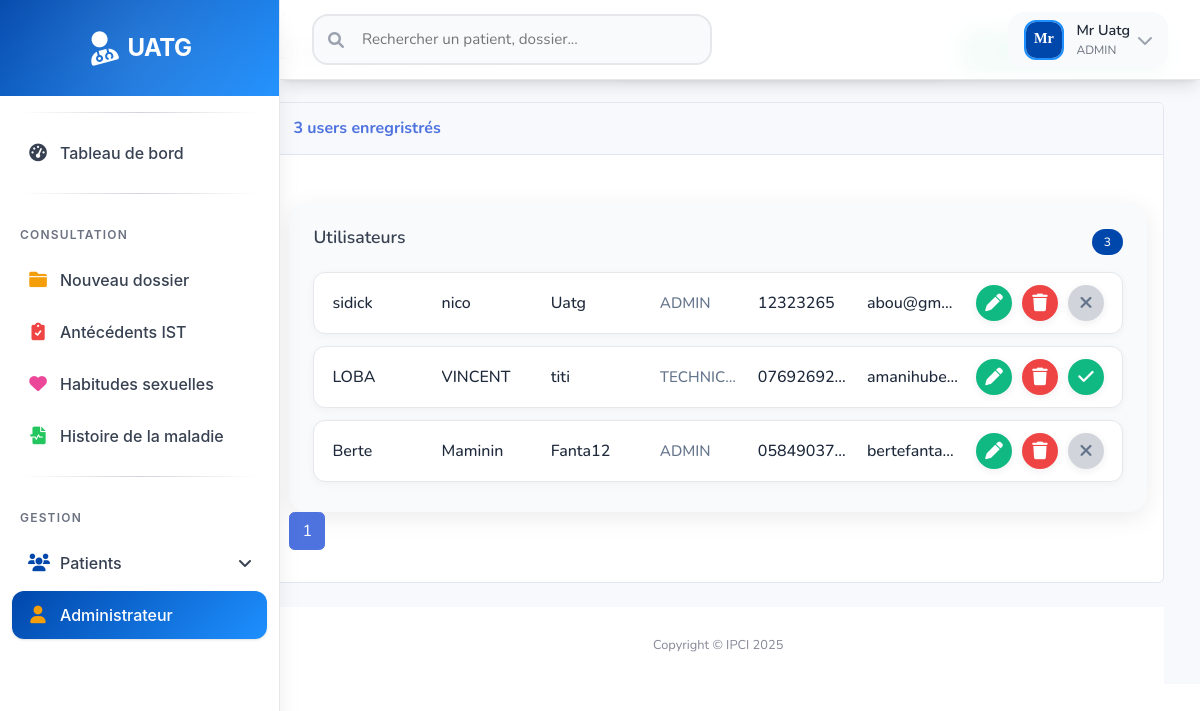
Screenshot of /page/admin.php (signed in) with the database file from the repository.
### tables this page shows
CREATE TABLE IF NOT EXISTS `user` (
  `Id_user` int NOT NULL AUTO_INCREMENT,
  `Nom_user` varchar(30) DEFAULT NULL,
  `Prenom_user` varchar(50) DEFAULT NULL,
  `Email_user` varchar(30) DEFAULT NULL,
  `Mdp_user` varchar(15) DEFAULT NULL,
  `Type_user` varchar(15) DEFAULT NULL,
  `Etat_user` int DEFAULT NULL,
  `Contact_user` varchar(15) DEFAULT NULL,
  `Login_user` varchar(15) NOT NULL,
  PRIMARY KEY (`Id_user`),
  UNIQUE KEY `Email_user` (`Email_user`)
);

### page/admin.php (the view, shortened to what this page needs)
<?php
require_once("connexion.php");
$login = isset($_GET['login']) ? $_GET['login'] : "";
$size = isset($_GET['size']) ? $_GET['size'] : 3;
$page = isset($_GET['page']) ? $_GET['page'] : 1;
$reqadmin = "SELECT * FROM user where Login_user like '%$login%'";
$reqcount = "SELECT COUNT(*) countU FROM user";
$resultatadmin = $pdo->query($reqadmin);
$resultatcount = $pdo->query($reqcount);
$tabcount = $resultatcount->fetch();
$nbradmin = $tabcount['countU'];
$reste = $nbradmin % $size;
if ($reste === 0) {
    $nbrPage = $nbradmin / $size;
} else {
    $nbrPage = floor($nbradmin / $size) + 1;
}
?>
<!DOCTYPE html>
<html lang="en">
<head>
    <link href="../vendor/fontawesome-free/css/all.min.css" rel="stylesheet" type="text/css">
    <link href="../css/sb-admin-2.min.css" rel="stylesheet">
</head>
<body id="page-top">
    <div id="wrapper">
      <?php
           require_once("menu_gauche.php");
       ?>
<div class="main-content">
    <h2>Liste des utilisateurs</h2>
</div>
        <div id="content-wrapper" class="d-flex flex-column">
            <div id="content">
               <?php
                require_once("menu_haut.php")
               ?>
                <div class="container-fluid">
                    <div class="row">
                    <div class="container-fluid" id="container-wrapper">
          <div class="d-sm-flex align-items-center justify-content-between mb-4 flex-wrap" style="gap: 12px;">
            <h1 class="h3 mb-0 text-gray-800">Liste des utilisateurs</h1>
            <div style="display: flex; gap: 12px; align-items: center; flex-wrap: wrap;">
                <a href="newutilisateur.php" class="add-user-btn"><i class="fas fa-user-plus"></i> Ajouter utilisateur</a>
            </div>
          </div>
          <div class="row">
            <div class="col-lg-12">
              <div class="card mb-4">
                <div class="card-header py-3 d-flex flex-row align-items-center justify-content-between">
                  <h6 class="m-0 font-weight-bold text-primary"><?php echo $nbradmin?> users enregristrés</h6>
                </div>
                <div class="table-responsive p-3">
                  <div class="users-list-container" id="usersListContainer">
                    <div class="users-header">
                        <h3 class="users-title">Utilisateurs</h3>
                        <span class="users-count" id="usersCount"><?php echo $nbradmin; ?></span>
                    </div>
                    <?php while($user=$resultatadmin->fetch()){ ?>
                        <div class="user-row <?php echo $user["Etat_user"]==1?'text-primary ':'text-gray-500' ?>">
                            <div class="user-col"><?php echo htmlspecialchars($user["Nom_user"]); ?></div>
                            <div class="user-col"><?php echo htmlspecialchars($user["Prenom_user"]); ?></div>
                            <div class="user-col"><?php echo htmlspecialchars($user["Login_user"]); ?></div>
                            <div class="user-col small"><?php echo htmlspecialchars($user["Type_user"]); ?></div>
                            <div class="user-col"><?php echo htmlspecialchars($user["Contact_user"]); ?></div>
                            <div class="user-col"><?php echo htmlspecialchars($user["Email_user"]); ?></div>
                            <div class="user-actions">
                                <a href="#" class="patient-action-btn modifier edit-user-link" title="Modifier"
                                   data-url="modifieruser.php?idU=<?php echo $user['Id_user']; ?>"
                                   data-nom="<?php echo htmlspecialchars($user['Nom_user']); ?>"
                                   data-prenom="<?php echo htmlspecialchars($user['Prenom_user']); ?>"
                                   data-login="<?php echo htmlspecialchars($user['Login_user']); ?>"
                                   data-email="<?php echo htmlspecialchars($user['Email_user']); ?>"
                                   data-role="<?php echo htmlspecialchars($user['Type_user']); ?>"
                                   data-contact="<?php echo htmlspecialchars($user['Contact_user']); ?>">
                                   <i class="fas fa-pen"></i>
                                </a>
                                <a href="#" class="patient-action-btn supprimer delete-user-link" title="Supprimer"
                                   data-url="supprimeruser.php?idU=<?php echo $user['Id_user']; ?>"
                                   data-nom="<?php echo htmlspecialchars($user['Nom_user']); ?>"
                                   data-prenom="<?php echo htmlspecialchars($user['Prenom_user']); ?>"
                                   data-login="<?php echo htmlspecialchars($user['Login_user']); ?>"
                                   data-email="<?php echo htmlspecialchars($user['Email_user']); ?>"
                                   data-role="<?php echo htmlspecialchars($user['Type_user']); ?>"
                                   data-contact="<?php echo htmlspecialchars($user['Contact_user']); ?>">
                                   <i class="fas fa-trash"></i>
                                </a>
                                <a href="Activeruser.php?idU=<?php echo $user["Id_user"] ?>&etat=<?php echo $user["Etat_user"] ?>" class="user-action-btn <?php echo $user["Etat_user"]==1 ? 'desactiver' : 'activer'; ?>" title="<?php echo $user["Etat_user"]==1 ? 'Désactiver' : 'Activer'; ?>">
                                    <?php
                                        if($user["Etat_user"]==1)
                                            echo'<i class="fa fa-times" aria-hidden="true"></i>';
                                        else
                                            echo'<i class="fa fa-check" aria-hidden="true"></i>';
                                    ?>
                                </a>
                            </div>
                        </div>
                    <?php } ?>
                  </div>
                  <nav aria-label="Page navigation example">
                        <ul class="pagination">
                        <?php  for( $i=1;$i<=$nbrPage;$i++ ){?>
                          <li class="page-item <?php if($i==$page)echo"page-item active"?>">
                            <a class="page-link" href="user.php?page=<?php echo $i; ?>&login=<?php echo $login; ?> ">
                              <?php  echo $i;?>
                            </a>
                          <?php } ?>
                      </li>
                        </ul>
                 </nav>
                </div>
              </div>
            </div>
            </div>
            <footer class="sticky-footer bg-white">
                <div class="container my-auto">
                    <div class="copyright text-center my-auto">
                        <span>Copyright &copy; IPCI  2025</span>
                    </div>
                </div>
            </footer>
        </div>
    </div>
</body>
</html>

### page/admin.php (style rules this page uses)
.users-list-container { width: 100%; max-width: 1100px; margin: 32px auto 0 auto; background: var(--gray-50, #f9fafb); border-radius: 18px; box-shadow: 0 6px 24px rgba(0,0,0,0.08); padding: 24px 0 18px 0; }
.users-header { width: 100%; display: flex; align-items: center; justify-content: space-between; margin-bottom: 16px; padding: 0 24px; }
.users-title { font-size: 1.1rem; font-weight: 600; color: var(--gray-700, #374151); }
.users-count { background: var(--primary, #0047ab); color: white; padding: 4px 12px; border-radius: 20px; font-size: 12px; font-weight: 500; }
.user-row { display: flex; align-items: center; background: white; border: 1.5px solid var(--gray-200, #e5e7eb); border-radius: 12px; margin: 0 24px 12px 24px; padding: 12px 18px; transition: box-shadow 0.2s, border 0.2s, background 0.2s; box-shadow: 0 2px 8px rgba(0,0,0,0.04); gap: 18px; }
.user-col { flex: 1 1 0; min-width: 0; font-size: 1rem; color: #1e293b; font-weight: 500; white-space: nowrap; overflow: hidden; text-overflow: ellipsis; }
.user-col.small { flex: 0 0 80px; font-size: 0.95em; color: #64748b; }
.user-actions { display: flex; gap: 10px; flex: 0 0 auto; }
.patient-action-btn, .user-action-btn { border: none; border-radius: 50%; width: 36px; height: 36px; font-size: 1.1em; cursor: pointer; box-shadow: 0 2px 8px rgba(0,0,0,0.07); transition: background 0.2s, color 0.2s; display: flex; align-items: center; justify-content: center; }
.patient-action-btn.modifier, .user-action-btn.modifier { background: #10b981; color: #fff; }
.patient-action-btn.supprimer, .user-action-btn.supprimer { background: #ef4444; color: #fff; }
.user-action-btn.activer { background: #10b981; color: #fff; }
.user-action-btn.desactiver { background: #d1d5db; color: #64748b; }
.add-user-btn { background: linear-gradient(135deg, #10b981 0%, #059669 100%); color: white; border: none; border-radius: 12px; padding: 8px 18px; font-size: 1em; font-weight: 600; cursor: pointer; box-shadow: 0 2px 8px rgba(16,185,129,0.13); transition: background 0.2s, box-shadow 0.2s, transform 0.2s; letter-spacing: 0.3px; display: flex; align-items: center; gap: 8px; text-decoration: none; }

### page/menu_gauche.php (style rules this page uses)
:root { --primary: #0047ab; --primary-light: #1e90ff; --primary-dark: #003380; --secondary: #f8fafc; --accent: #10b981; --danger: #ef4444; --warning: #f59e0b; --success: #22c55e; --gray-50: #f9fafb; --gray-100: #f3f4f6; --gray-200: #e5e7eb; --gray-300: #d1d5db; --gray-400: #9ca3af; --gray-500: #6b7280; --gray-600: #4b5563; --gray-700: #374151; --gray-800: #1f2937; --gray-900: #111827; --shadow-sm: 0 1px 2px 0 rgb(0 0 0 / 0.05); --shadow: 0 1px 3px 0 rgb(0 0 0 / 0.1), 0 1px 2px -1px rgb(0 0 0 / 0.1); --shadow-md: 0 4px 6px -1px rgb(0 0 0 / 0.1), 0 2px 4px -2px rgb(0 0 0 / 0.1); --shadow-lg: 0 10px 15px -3px rgb(0 0 0 / 0.1), 0 4px 6px -4px rgb(0 0 0 / 0.1); --shadow-xl: 0 20px 25px -5px rgb(0 0 0 / 0.1), 0 8px 10px -6px rgb(0 0 0 / 0.1); }
* { margin: 0; padding: 0; box-sizing: border-box; }

### rows the page displays
user: Nom_user "sidick", Prenom_user "nico", Login_user "Uatg", Type_user "ADMIN", Contact_user "12323265", Email_user "abou@gm…", Etat_user 1 (drawn)
user: Nom_user "LOBA", Prenom_user "VINCENT", Login_user "titi", Type_user "TECHNIC…", Contact_user "07692692…", Email_user "amanihub…", Etat_user 0 (drawn)
user: Nom_user "Berte", Prenom_user "Maminin", Login_user "Fanta12", Type_user "ADMIN", Contact_user "05849037…", Email_user "bertefanta…", Etat_user 1 (drawn)

### other values shown
$_SESSION['user']['Login_user'] "Uatg"
$_SESSION['user']['Type_user'] "ADMIN"
$nbradmin "3"
